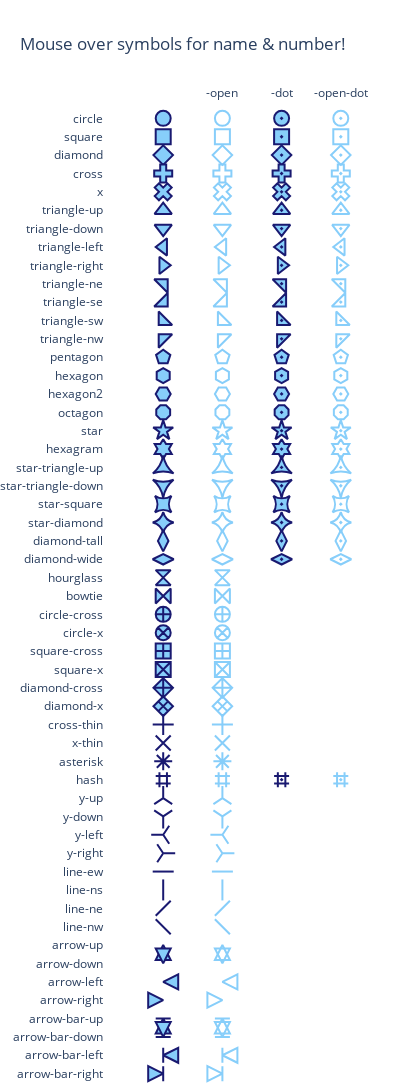

Here is the notebook cell this chart was saved with:
### Code cell
import plotly.graph_objects as go
from plotly.validators.scatter.marker import SymbolValidator

raw_symbols = SymbolValidator().values
namestems = []
namevariants = []
symbols = []
for i in range(0,len(raw_symbols),3):
    name = raw_symbols[i+2]
    symbols.append(raw_symbols[i])
    namestems.append(name.replace("-open", "").replace("-dot", ""))
    namevariants.append(name[len(namestems[-1]):])

fig = go.Figure(go.Scatter(mode="markers", x=namevariants, y=namestems, marker_symbol=symbols,
                           marker_line_color="midnightblue", marker_color="lightskyblue",
                           marker_line_width=2, marker_size=15,
                           hovertemplate="name: %{y}%{x}<br>number: %{marker.symbol}<extra></extra>", ))
fig.update_layout(title="Mouse over symbols for name & number!",
                  xaxis_range=[-1,4], yaxis_range=[len(set(namestems)),-1],
                  margin=dict(b=0,r=0), xaxis_side="top", height=1400, width=400)

fig.update_layout(xaxis=dict(showgrid=False),
              yaxis=dict(showgrid=False),
)

fig.update_layout(
    plot_bgcolor='white'
)

fig.show()

### Figure 1 — Plotly figure (JSON) as saved in the notebook; plotly's stock layout.template omitted (floating-point values rounded to 4 significant figures; data arrays with more than 128 entries replaced by an {"elided": "..."} marker saying what was removed)
{"data": [{"hovertemplate": "name: %{y}%{x}<br>number: %{marker.symbol}<extra></extra>", "marker": {"color": "lightskyblue", "line": {"color": "midnightblue", "width": 2}, "size": 15, "symbol": {"elided": "158 int values"}}, "mode": "markers", "type": "scatter", "x": {"elided": "158 str values"}, "y": {"elided": "158 str values"}}], "layout": {"height": 1400, "margin": {"b": 0, "r": 0}, "plot_bgcolor": "white", "title": {"text": "Mouse over symbols for name & number!"}, "width": 400, "xaxis": {"range": [-1, 4], "showgrid": false, "side": "top"}, "yaxis": {"range": [53, -1], "showgrid": false}}}
